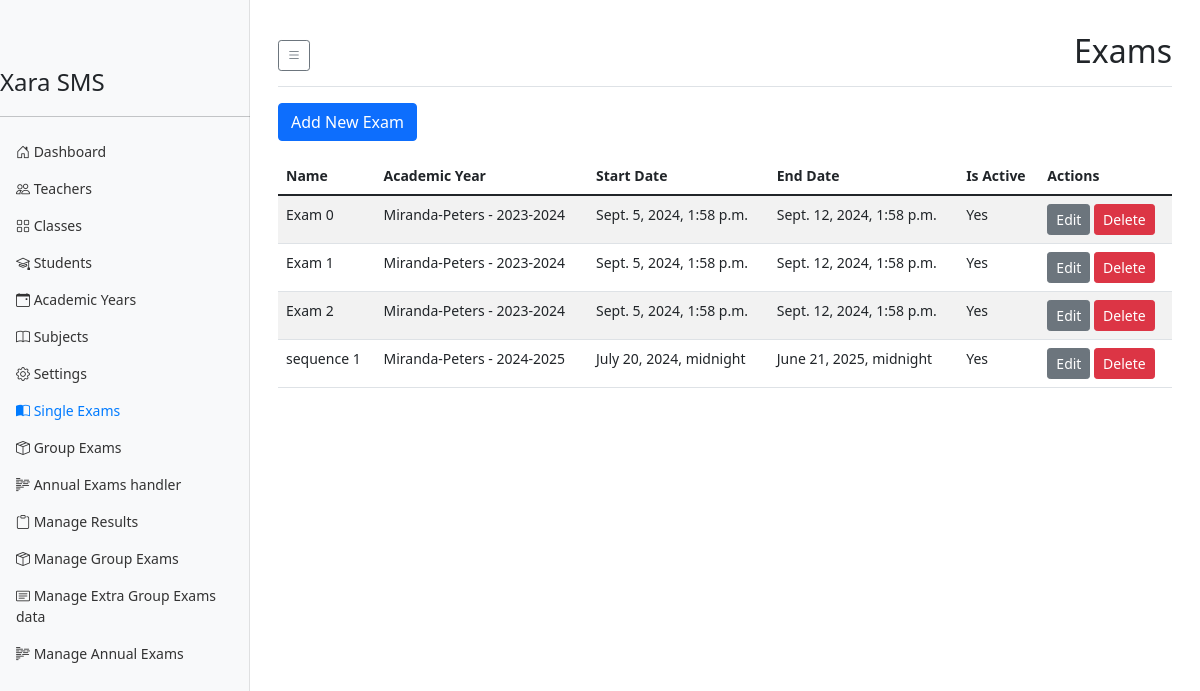
Before: /users/exams/ with the older database file.
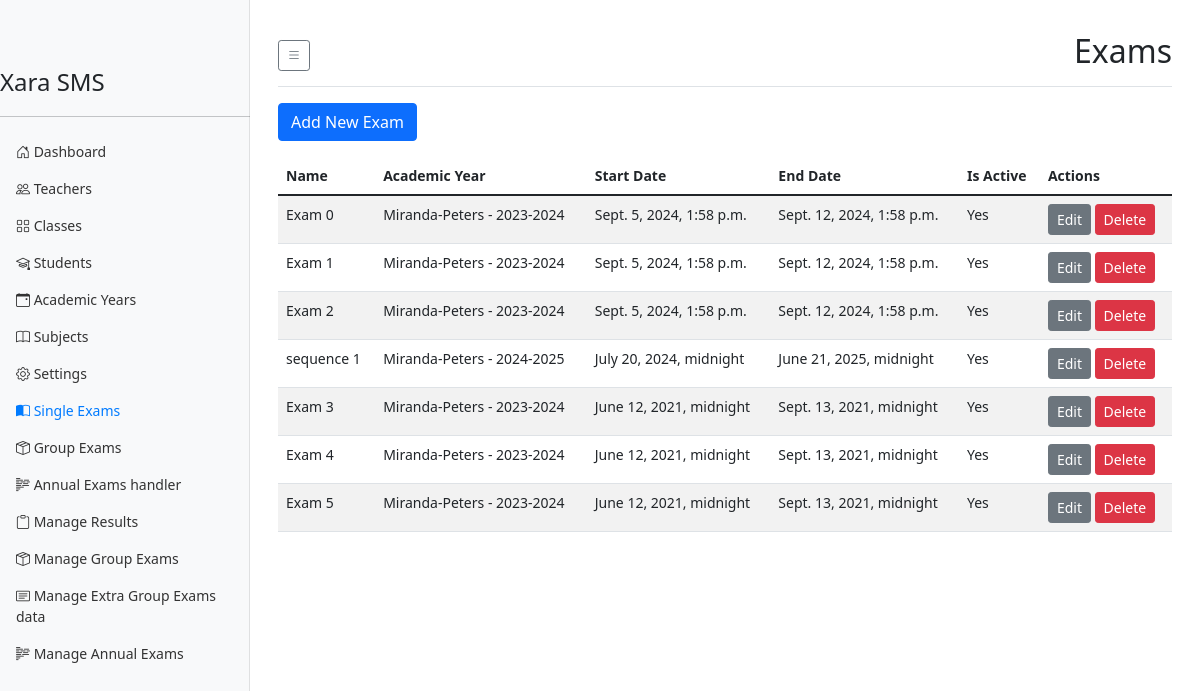
After: the same page with the newer database file.
### result_system/models.py (models this page shows, shortened)
class Exam(models.Model):
    school = models.ForeignKey(School, on_delete=models.CASCADE, related_name='exams')
    name = models.CharField(max_length=100)
    academic_year = models.ForeignKey(AcademicYear, on_delete=models.CASCADE, related_name='exams')
    start_date = models.DateTimeField()
    end_date = models.DateTimeField()
    is_active = models.BooleanField(default=False)
    max_score = models.DecimalField(max_digits=4, decimal_places=2, default=20.00)
    class Meta:
        unique_together = ('school', 'name', 'academic_year')

class AcademicYear(models.Model):
    school = models.ForeignKey(School, on_delete=models.CASCADE, related_name='academic_years')
    year = models.CharField(max_length=9)  # e.g., "2023-2024"
    start_date = models.DateField()
    end_date = models.DateField()
    is_current = models.BooleanField(default=False)
    class Meta:
        unique_together = ('school', 'year')
        indexes = [
            models.Index(fields=['school', 'is_current']),
        ]
    def __str__(self):
        return f"{self.school.name} - {self.year}"

class School(models.Model):
    name = models.CharField(max_length=255, unique=True)
    moto = models.CharField(max_length=255, unique=True, null=True)
    pobox = models.CharField(max_length=255, unique=True, null=True)
    code = models.CharField(max_length=10, unique=True)
    logo = models.ImageField(upload_to='school}_logo/', blank=True, null=True)
    address = models.TextField(blank=True)
    phone = models.CharField(max_length=20, blank=True)
    email = models.EmailField(blank=True)
    website = models.URLField(blank=True)
    created_at = models.DateTimeField(auto_now_add=True)
    updated_at = models.DateTimeField(auto_now=True)

### users/views.py (the view)
# urls.py: path('exams/', ExamListView.as_view(), name='exam_list'),
class ExamListView(ListView):
    model = Exam
    template_name = 'users/exam_list.html'
    context_object_name = 'exams'

### templates/users/exam_list.html (shortened to what this page needs)
{% extends "users/dashboard_base.html" %}
{% block page_title %}Exams{% endblock %}
{% block dashboard_content %}
<div class="row mb-3">
    <div class="col-12">
        <a href="{% url 'exam_create' %}" class="btn btn-primary">Add New Exam</a>
    </div>
</div>
<div class="table-responsive">
    <table class="table table-striped">
        <thead>
            <tr>
                <th>Name</th>
                <th>Academic Year</th>
                <th>Start Date</th>
                <th>End Date</th>
                <th>Is Active</th>
                <th>Actions</th>
            </tr>
        </thead>
        <tbody>
            {% for exam in exams %}
            <tr>
                <td>{{ exam.name }}</td>
                <td>{{ exam.academic_year }}</td>
                <td>{{ exam.start_date }}</td>
                <td>{{ exam.end_date }}</td>
                <td>{% if exam.is_active %}Yes{% else %}No{% endif %}</td>
                <td>
                    <a href="{% url 'exam_update' exam.pk %}" class="btn btn-sm btn-secondary">Edit</a>
                    <a href="{% url 'exam_delete' exam.pk %}" class="btn btn-sm btn-danger">Delete</a>
                </td>
            </tr>
            {% empty %}
            <tr>
                <td colspan="6">No exams found.</td>
            </tr>
            {% endfor %}
        </tbody>
    </table>
</div>
{% endblock dashboard_content %}

Changed rows visible on the page:
added Exam: name "Exam 3", academic_year "Miranda-Peters - 2023-2024", start_date "June 12, 2021, midnight", end_date "Sept. 13, 2021, midnight", is_active "Yes"
added Exam: name "Exam 4", academic_year "Miranda-Peters - 2023-2024", start_date "June 12, 2021, midnight", end_date "Sept. 13, 2021, midnight", is_active "Yes"
added Exam: name "Exam 5", academic_year "Miranda-Peters - 2023-2024", start_date "June 12, 2021, midnight", end_date "Sept. 13, 2021, midnight", is_active "Yes"
